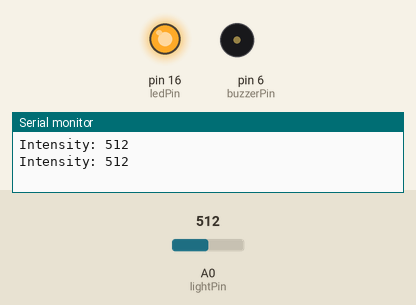
This sketch was run on a simulated Arduino Uno, built with avr-gcc and run on an emulated ATmega328P. On the bench: output pins drawn as LEDs (lit = HIGH), buzzer (waves = sounding, pin HIGH), the last lines printed to the serial monitor. The inputs (shaded band) are chosen by the test bench; at power-on: A0 (lightPin) = 512.

Above: at 1.2 s.
1.3 s: A0 (lightPin) set to 208
3.2 s: A0 (lightPin) set to 188
At 4.8 s:
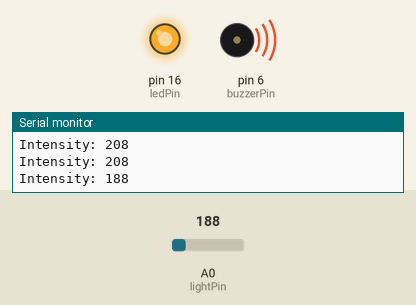
5.5 s: A0 (lightPin) set to 210
At 6.3 s:
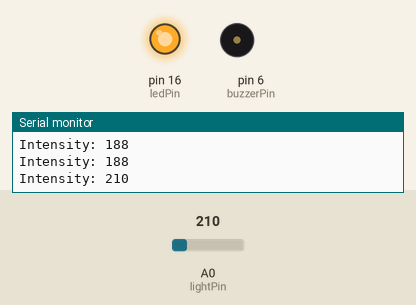
7.5 s: A0 (lightPin) set to 190
At 9.1 s:
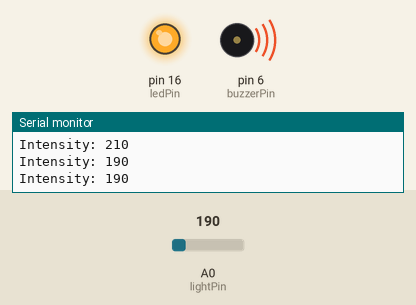
Timing chart, 0 to 10.5 s (numbered marks = the images above; inputs shaded):
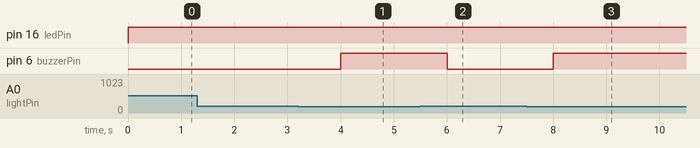

The sketch:

reflective_sensor.ino
```cpp
int buzzerPin = 6;
int lightPin = A0;
int buttonPin = 10;
int ledPin = 16;

void setup() {
  pinMode(buzzerPin, OUTPUT);
  pinMode(ledPin, OUTPUT);
  pinMode(buttonPin, INPUT);
  pinMode(lightPin, INPUT);
  Serial.begin(9600);
}

void loop() {
  Serial.print("Intensity: ");
  Serial.println(analogRead(lightPin));
  digitalWrite(ledPin, HIGH);
  if (analogRead(lightPin) <= 200) {
    digitalWrite(buzzerPin, HIGH);
  } else {
    digitalWrite(buzzerPin, LOW);
  }
  delay(1000);

}
```

Measured:
- the behaviour switches between 201 and 200 on A0 (lightPin) (found by bisection; images 0 and 1)
- after the input at 3.2 s, pin 6 (buzzerPin): LOW → HIGH after 0.80 s
- after the input at 5.5 s, pin 6 (buzzerPin): HIGH → LOW after 0.50 s
- after the input at 7.5 s, pin 6 (buzzerPin): LOW → HIGH after 0.50 s
